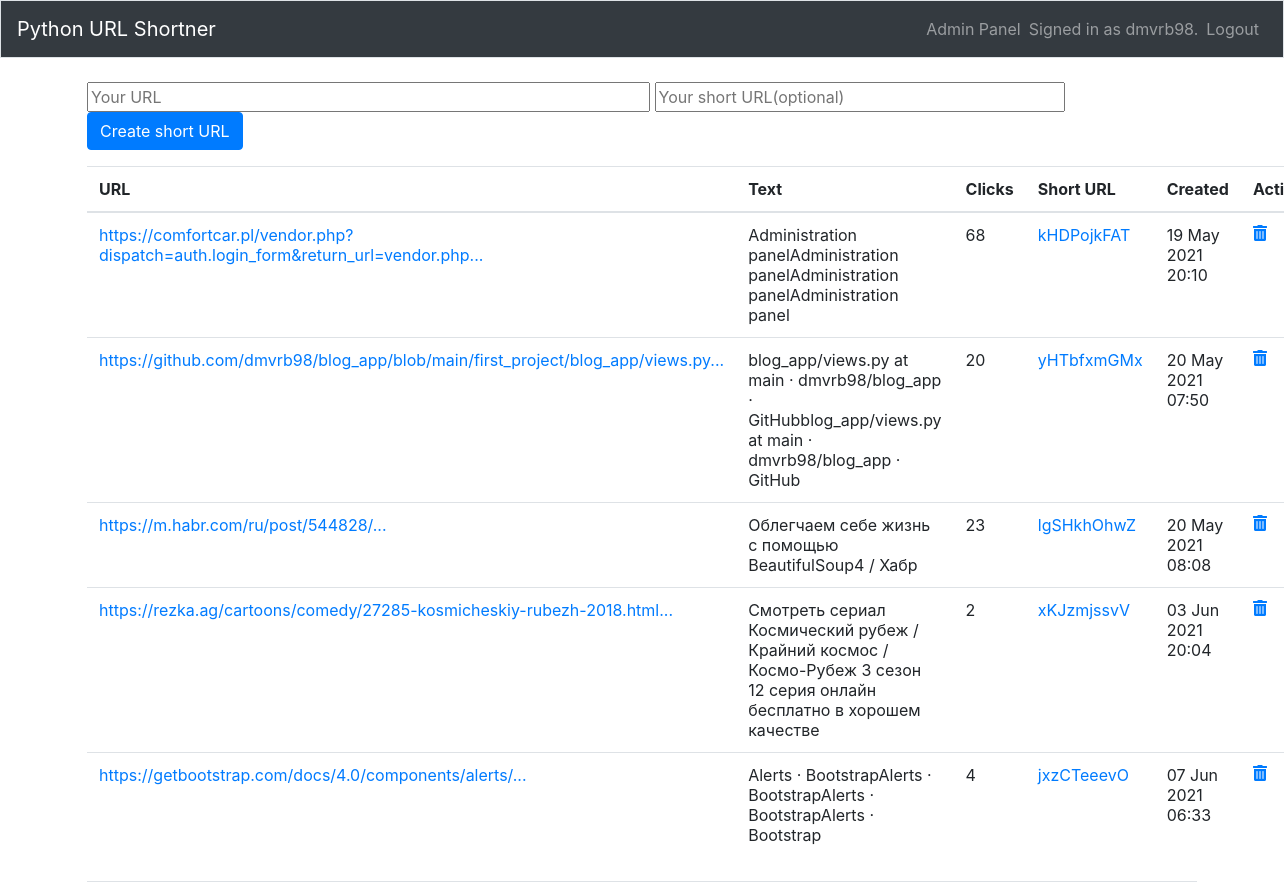
Screenshot of / (signed in) with the database file from the repository.
### home_page/models.py (models this page shows)
class UsersUrl(models.Model):
    url = models.CharField(max_length=200)
    short = models.CharField(
        max_length=10, blank=True, unique=True, error_messages={"unique": ""}
    )
    date_added = models.DateTimeField(null=True)
    click_count = models.IntegerField(default=0)
    url_content = models.TextField(max_length=500, blank=True)
    def __str__(self):
        return f"{self.url[:150]}..."

### home_page/views.py (the view)
# urls.py: path("", views.index, name="index"),
def index(request):
    if request.method == "POST":
        form = UrlForm(request.POST)
        if form.is_valid():
            if form.cleaned_data["short"] == "":
                short = "".join(random.choice(string.ascii_letters) for x in range(10))
                input_url = UsersUrl(url=form.cleaned_data["url"], short=short)
                input_url.date_added = timezone.now()
                input_url.save()
                return redirect("home_page:index")
            else:
                input_url.date_added = timezone.now()
                input_url = form.save()
                return redirect("home_page:index")
    else:
        form = UrlForm()
    urls = UsersUrl.objects.all()
    context = {"form": form, "urls": urls}
    return render(request, "home_page/index.html", context)

### home_page/forms.py
class UrlForm(forms.ModelForm):
    class Meta:
        model = UsersUrl
        fields = [
            "url",
            "short",
        ]
        labels = {
            "url": "",
            "short": "",
        }
        widgets = {
            "url": forms.TextInput(
                attrs={
                    "size": "50",
                    "placeholder": "Your URL",
                }
            ),
            "short": forms.TextInput(
                attrs={
                    "size": "35",
                    "placeholder": "Your short URL(optional)",
                },
            ),
        }

### home_page/templates/home_page/index.html (shortened to what this page needs)
{% extends "./base.html" %}
{% load bootstrap_icons %}
{% block page_header %}
	<form method="POST">
		<div class="form">
      {{ form.url }}
      {{ form.short }}
		<button type="submit" class="btn btn-primary">Create short URL</button>
		</div>
	</form>
{% endblock page_header %}
{% block content %}
<table class="table">
  <thead>
	 <tr>
      <th scope="col">URL</th>
      <th scope="col">Text</th>
      <th scope="col">Clicks</th>
      <th scope="col">Short URL</th>
      <th scope="col">Created</th>
      <th scope="col">Action</th>
    </tr>
  </thead>
  <tbody>
  	{% for url in urls %}
    <tr>
      <td><a href="{% url 'home_page:manage_url' url.id%}">{{ url }}</td>
      <td>{{ url.url_content }}</td>
      <td>{{ url.click_count }}</td>
      <td><a href="{% url 'home_page:redirect_url' url.short %}">{{ url.short }}</td>
      <td>{{ url.date_added|date:'d M Y H:i'}}</td>
      <td><a href="{% url 'home_page:delete_url' url.id %}"><i class="fas fa-trash-alt"></a></i></td>
    </tr>
    {% endfor %}
  </tbody>
</table>
{% endblock content %}

### home_page/templates/home_page/base.html (shortened to what this page needs)
{% load bootstrap4 %}
<link rel="stylesheet" href="https://use.fontawesome.com/releases/v5.11.2/css/all.css">
<!doctype html>
<html lang="us">
  <head>
    {% bootstrap_css %}
  </head>
  <body>
    <nav class="navbar navbar-expand-md navbar-dark bg-dark mb-4 border">
      <a class="navbar-brand" href="{% url 'home_page:index' %}">Python URL Shortner</a>
    <div class="collapse navbar-collapse" id="navbarCollapse">
      <ul class="navbar-nav ml-auto">
           <li class="nav-item">
            <a class="nav-link" href="{% url 'admin:index' %}">Admin Panel</a>
          </li>
        {% if user.is_authenticated %}
          <li class="nav-item">
            <span class="navbar-text">Signed in as {{ user.username }}.</span>
          </li>
          <li class="nav-item navbar-dark bg-dark">
            <a class="nav-link" href="{% url 'users:logout' %}">Logout</a>
          </li>
        {% else %}
          <li class="nav-item">
            <a class="nav-link" href="{% url 'users:register' %}">Sign up</a>
          </li>
          <li class="nav-item">
            <a class="nav-link" href="{% url 'users:login' %}">Login</a></li>
        {% endif %}
      </ul>
    </div>
  </nav>
  <main role="main" class="container">
    <div class="pb-2 mb-2 border-bottom">
         {% block page_header %}{% endblock page_header %}
    </div>
    <div>
      {% block content %}{% endblock content %}
    </div>
  </main>
</body>
</html>

### rows the page displays
UsersUrl: url "https://comfortcar.pl/vendor.php?dispatch=auth.login_form&return_url=vendor.php...", url_content "Administration panelAdministration panelAdministration panelAdministration panel", click_count "68", short "kHDPojkFAT", date_added "19 May 2021 20:10"
UsersUrl: url "https://github.com/dmvrb98/blog_app/blob/main/first_project/blog_app/views.py...", url_content "blog_app/views.py at main · dmvrb98/blog_app · GitHubblog_app/views.py at main · dmvrb98/blog_app · GitHub", click_count "20", short "yHTbfxmGMx", date_added "20 May 2021 07:50"
UsersUrl: url "https://m.habr.com/ru/post/544828/...", url_content "Облегчаем себе жизнь с помощью BeautifulSoup4 / Хабр", click_count "23", short "lgSHkhOhwZ", date_added "20 May 2021 08:08"
UsersUrl: url "https://rezka.ag/cartoons/comedy/27285-kosmicheskiy-rubezh-2018.html...", url_content "Смотреть сериал Космический рубеж / Крайний космос / Космо-Рубеж 3 сезон 12 серия онлайн бесплатно в хорошем качестве", click_count "2", short "xKJzmjssvV", date_added "03 Jun 2021 20:04"
UsersUrl: url "https://getbootstrap.com/docs/4.0/components/alerts/...", url_content "Alerts · BootstrapAlerts · BootstrapAlerts · BootstrapAlerts · Bootstrap", click_count "4", short "jxzCTeeevO", date_added "07 Jun 2021 06:33"

### other values shown
{{ user.username }} "dmvrb98"
